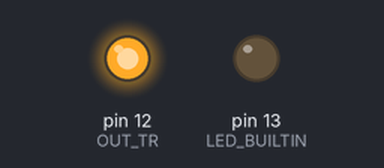
This sketch was run on a simulated Arduino Uno, built with avr-gcc and run on an emulated ATmega328P. On the bench: output pins drawn as LEDs (lit = HIGH).

Above: at 0.1 s.
Timing chart, 0 to 1.6 s (numbered marks = the images above):
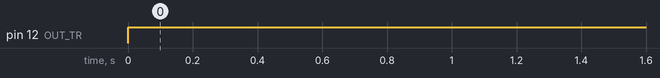

Measured:
- by itself, pin 12 (OUT_TR): LOW → HIGH at 0.00 s

The sketch:

TWST0.3.1-HOLD.ino
```cpp
void setup() {
  // put your setup code here, to run once:
  #define OUT_TR 12
  #define OUT_HR 11
  #define OUT_SR 10
  #define IN_SR 9
  #define IN_HR 8
  #define IN_TR 7

  pinMode(LED_BUILTIN, OUTPUT);
  pinMode(IN_TR, INPUT);
  pinMode(OUT_TR, OUTPUT);

}

void loop() {

  digitalWrite(OUT_TR, IN_TR);
  digitalWrite(OUT_HR, IN_HR);
  digitalWrite(OUT_SR, IN_SR);

}
```
